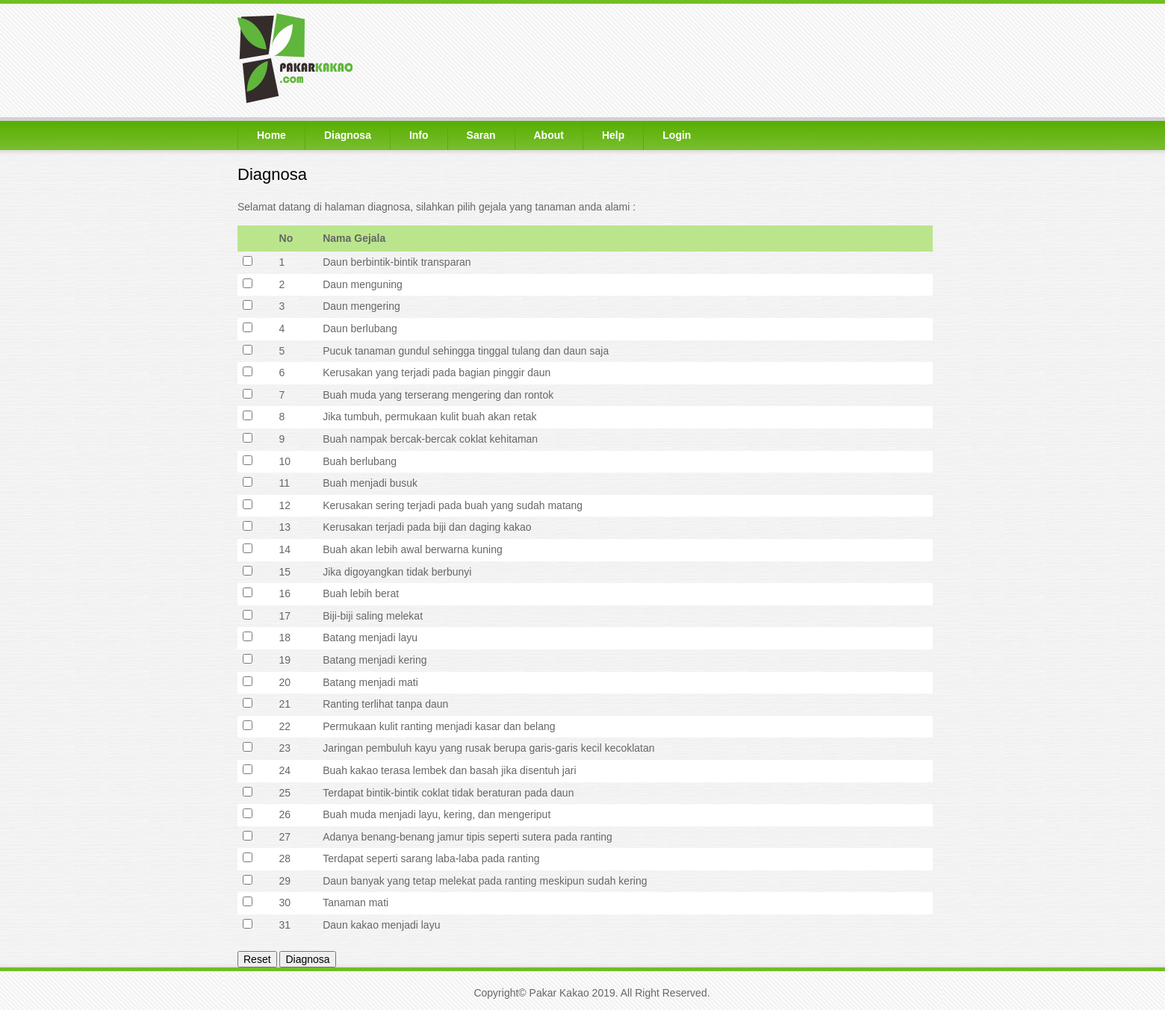
/Diagnosa.php, run on the app's committed database.
### tables this page shows
CREATE TABLE `rule` (
  `idRule` int(11) NOT NULL,
  `idGejala` int(11) NOT NULL,
  `idPenyakit` int(11) NOT NULL,
  `Probabilitas_gejala` double NOT NULL
);

CREATE TABLE `gejala` (
  `idGejala` int(11) NOT NULL,
  `Gejala` varchar(500) NOT NULL
);

### Diagnosa.php (the view, shortened to what this page needs)
<!doctype html>
<html lang="en">
<head>
	<link rel="stylesheet" href="css/style.css">
	<link rel="stylesheet" href="css/custom.css">
	<link rel="stylesheet" href="css/flexslider.css" type="text/css" media="screen" />
	<link rel="stylesheet" href="css/touchTouch.css" />
</head>
<body>
  <div class="container">
    <header class="header clearfix">
		<div class="article clearfix">
			<div class="col_100 clearfix">
				<div class="logo"><img src="images/logo.png" /></div>
			</div>
		</div>
    </header>
	<div class="hero clearfix">
		<div class="col_100">
			<ul id="nav">
	           	<li><a href="index.php">Home</a></li>
				<li><a href="Diagnosa.php">Diagnosa</a></li>
	            <li><a href="info.php">Info</a>
	            <li><a href="saran.php">Saran</a>
				<li><a href="About.php">About</a>
				<li><a href="Help.php">Help</a>
	            <li><a href="admin/login.php">Login</a></li>
	        </ul>
		</div>
		<div class="clearfix"></div>
	</div>
	<article class="article clearfix">
			<div class="col_100">
				<h1>Diagnosa</h1>
				<p>
				 Selamat datang di halaman diagnosa, silahkan pilih gejala yang tanaman anda alami :
				</p>
		<table class="table table-bordered">
            <thead>
              <tr>
                <th class="align-left"></th>
                <th class="align-left">No</th>
                <th class="align-left">Nama Gejala</th>
              </tr>
<form method="post" action="DGS.php" >
			  <?php
		 $sql   = "SELECT r.idRule , r.IdPenyakit, g.idGejala, g.Gejala FROM rule r INNER JOIN gejala g ON g.idGejala=r.idGejala GROUP BY g.idGejala ASC";
         $hasil = mysql_query($sql) or exit("Error query: <b>".$sql."</b>.");
         while($data = mysql_fetch_assoc($hasil)){
         ?>
        	<tr onclick="data('<?php echo $data['idGejala']?>','<?php echo $data['Gejala']?>')" class="gradeX" >
              <td><input name="Gejala[]" type="checkbox" id="gejala" value="<?php echo $data['idGejala']?>" /></td>
                <td><?php echo $data['idGejala']?></td>
                <td><?php echo $data['Gejala']?></td>
              </tr>
         <?php
         }
	?>
			</div>
			<br>
			<input type="reset" name="submit" class="btn btn-success" id="submit2" value="Reset">
              <button type="submit" name="submit" class="btn btn-success"><i class="fa fa-floppy-o"></i>Diagnosa</button>
	</article>
    <footer class="footer clearfix">
		<div class="article">
		<br />
			<div align="center">Copyright&copy; Pakar Kakao 2019. All Right Reserved.</div>
		</div>
    </footer>
  </div>
</body>
</html>

### css/style.css (style rules this page uses)
.col_100 { width:98%; margin:0 2% 0 0; text-align: justify; }

### css/custom.css (style rules this page uses)
#nav, #nav ul { list-style: none outside none; margin: 0; padding: 0; }
#nav { border-bottom: 0px solid #333333; float: right; position: relative; width: 100%; }
#nav > li { float: left; margin-bottom: -6px; text-align: left; -moz-transition: all 500ms ease-in-out 0s; -ms-transition: all 500ms ease-in-out 0s; -o-transition: all 500ms ease-in-out 0s; -webkit-transition: all 500ms ease-in-out 0s; transition: all 500ms ease-in-out 0s; }
#nav li a { display: block; text-decoration: none; -moz-transition: color 350ms ease-in-out 0s, background-color 350ms ease-in-out 0s; -ms-transition: color 350ms ease-in-out 0s, background-color 350ms ease-in-out 0s; -o-transition: color 350ms ease-in-out 0s, background-color 350ms ease-in-out 0s; -webkit-transition: color 350ms ease-in-out 0s, background-color 350ms ease-in-out 0s; transition: color 350ms ease-in-out 0s, background-color 350ms ease-in-out 0s; white-space: normal; }
#nav > li > a { color: #ffffff; border-left:1px solid #58ae00; display: block; font-size: 1em; font-weight: bold; padding: 10px 25px; }

### css/skin.css (style rules this page uses)
html { height:100%; overflow-x:hidden; }
body { font-family:arial, sans-serif; color:#666666; background:url(../images/bg.jpg) #eeeeee; height:100%; }
a, a:visited { color:#58ae00; text-decoration: none; }
ul li, ol li { padding:0 0 0.4em 0; }
.container { max-width:1300px; margin:0 auto; }
.header { padding:1% 2% 1% 1%; border-bottom:5px solid #d1d1d1; position:relative; margin: 0 auto; width: 950px; background:url(../images/bg-header.png); border-top: 5px solid #71be22; }
.header:before { content:""; display:block!important; background:#ffffff; border-bottom:5px solid #d1d1d1; height:100%; width:6000px; position:absolute; left:-2000px; top:-5px; z-index:-1; background:url(../images/bg-header.png); border-top: 5px solid #71be22; }
.logo { display:inline-block; position: relative; }
.logo img { width: 100%; }
.hero { color:#fff; border-bottom:0px solid #fff; padding:0 0 0 2%; margin:0 auto; position:relative; width: 950px; background:#78be30; background:-webkit-linear-gradient(top, #58ae00, #78be30); background:-moz-linear-gradient(top, #58ae00, #78be30); background:-ms-linear-gradient(top, #58ae00, #78be30); background:-o-linear-gradient(top, #58ae00, #78be30); background:linear-gradient(top, #58ae00, #78be30); }
.hero:before { content:""; display:block!important; border-bottom:0px solid #fff; height:100%; width:6000px; position:absolute; left:-2000px; top:0; z-index:-1; background:#78be30; background:-webkit-linear-gradient(top, #58ae00, #78be30); background:-moz-linear-gradient(top, #58ae00, #78be30); background:-ms-linear-gradient(top, #58ae00, #78be30); background:-o-linear-gradient(top, #58ae00, #78be30); background:linear-gradient(top, #58ae00, #78be30); -webkit-box-shadow: #d8d8d8 0px 3px 5px; -moz-box-shadow: #d8d8d8 0px 3px 5px; box-shadow: #d8d8d8 0px 3px 5px; }
.article { padding:0 0 0 2%; width: 950px; margin: 0 auto; position:relative; }
.article:before { padding:0 2% 0 2%; width: 100%; margin: 0 auto; content:""; display:block!important; position:absolute; }
.footer { padding:0 1% 1% 0; color:#666; background:#fff; position:relative; width: 950px; margin: 0 auto; border-top: 5px solid #71be22; background:url(../images/bg-header.png); }
.footer:before { content:""; display:block!important; background:#fff; height:100%; width:6000px; position:absolute; left:-2000px; top:-5px; z-index:-1; background:url(../images/bg-header.png); border-top: 5px solid #71be22; -webkit-box-shadow: #d8d8d8 0px -1px 5px; -moz-box-shadow: #d8d8d8 0px -1px 5px; box-shadow: #d8d8d8 0px -1px 5px; }
h1, h2 { font-weight:normal; color:#010101; }
h1 { font-size:22px; }
.table { width:100%; }
.table th { padding:8px 7px; font-weight:bold; text-align:left; background: #bae58d; }
.table td { padding:5px 7px; }
.table tr:nth-child(even) { background:#fff; }
.table tr:last-child { border:0; }

### data on the page
rule: idGejala.idGejala "1", idGejala.Gejala "Daun berbintik-bintik transparan"
rule: idGejala.idGejala "2", idGejala.Gejala "Daun menguning"
rule: idGejala.idGejala "3", idGejala.Gejala "Daun mengering"
rule: idGejala.idGejala "4", idGejala.Gejala "Daun berlubang"
rule: idGejala.idGejala "5", idGejala.Gejala "Pucuk tanaman gundul sehingga tinggal tulang dan daun saja"
rule: idGejala.idGejala "6", idGejala.Gejala "Kerusakan yang terjadi pada bagian pinggir daun"
rule: idGejala.idGejala "7", idGejala.Gejala "Buah muda yang terserang mengering dan rontok"
rule: idGejala.idGejala "8", idGejala.Gejala "Jika tumbuh, permukaan kulit buah akan retak"
rule: idGejala.idGejala "9", idGejala.Gejala "Buah nampak bercak-bercak coklat kehitaman"
rule: idGejala.idGejala "10", idGejala.Gejala "Buah berlubang"
rule: idGejala.idGejala "11", idGejala.Gejala "Buah menjadi busuk"
rule: idGejala.idGejala "12", idGejala.Gejala "Kerusakan sering terjadi pada buah yang sudah matang"
rule: idGejala.idGejala "13", idGejala.Gejala "Kerusakan terjadi pada biji dan daging kakao"
rule: idGejala.idGejala "14", idGejala.Gejala "Buah akan lebih awal berwarna kuning"
rule: idGejala.idGejala "15", idGejala.Gejala "Jika digoyangkan tidak berbunyi"
rule: idGejala.idGejala "16", idGejala.Gejala "Buah lebih berat"
rule: idGejala.idGejala "17", idGejala.Gejala "Biji-biji saling melekat"
rule: idGejala.idGejala "18", idGejala.Gejala "Batang menjadi layu"
rule: idGejala.idGejala "19", idGejala.Gejala "Batang menjadi kering"
rule: idGejala.idGejala "20", idGejala.Gejala "Batang menjadi mati"
rule: idGejala.idGejala "21", idGejala.Gejala "Ranting terlihat tanpa daun"
rule: idGejala.idGejala "22", idGejala.Gejala "Permukaan kulit ranting menjadi kasar dan belang"
rule: idGejala.idGejala "23", idGejala.Gejala "Jaringan pembuluh kayu yang rusak berupa garis-garis kecil kecoklatan"
rule: idGejala.idGejala "24", idGejala.Gejala "Buah kakao terasa lembek dan basah jika disentuh jari"
rule: idGejala.idGejala "25", idGejala.Gejala "Terdapat bintik-bintik coklat tidak beraturan pada daun"
rule: idGejala.idGejala "26", idGejala.Gejala "Buah muda menjadi layu, kering, dan mengeriput"
rule: idGejala.idGejala "27", idGejala.Gejala "Adanya benang-benang jamur tipis seperti sutera pada ranting"
rule: idGejala.idGejala "28", idGejala.Gejala "Terdapat seperti sarang laba-laba pada ranting"
rule: idGejala.idGejala "29", idGejala.Gejala "Daun banyak yang tetap melekat pada ranting meskipun sudah kering"
rule: idGejala.idGejala "30", idGejala.Gejala "Tanaman mati"
rule: idGejala.idGejala "31", idGejala.Gejala "Daun kakao menjadi layu"
